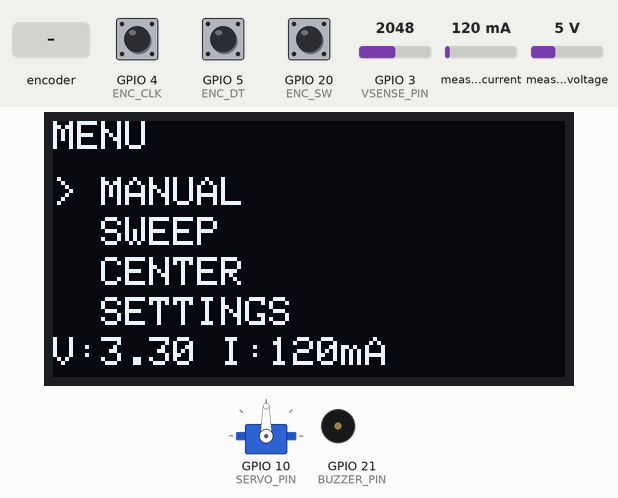
The program below on a simulated ESP32-C3. Shown: 128×64 one-colour display, servo, buzzer (waves = sounding, pin HIGH). The inputs (shaded band) are chosen by the test bench; at power-on: GPIO 3 (VSENSE_PIN) = 2048, GPIO 20 (ENC_SW) HIGH, measured current 120 mA, GPIO 4 (ENC_CLK) HIGH, GPIO 5 (ENC_DT) HIGH, measured voltage 5 V (analog values on the 0–4095 scale). EEPROM starts erased.

Above: at 1.2 s.
1.3 s: GPIO 3 (VSENSE_PIN) set to 2752
At 1.56 s:
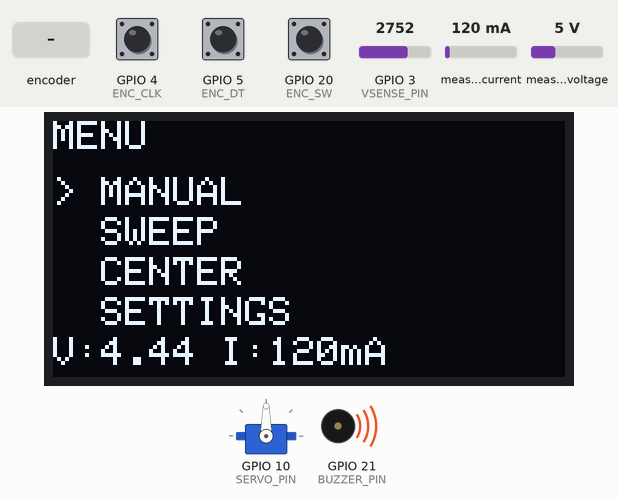
3.5 s: GPIO 3 (VSENSE_PIN) set to 2850
At 4.7 s:
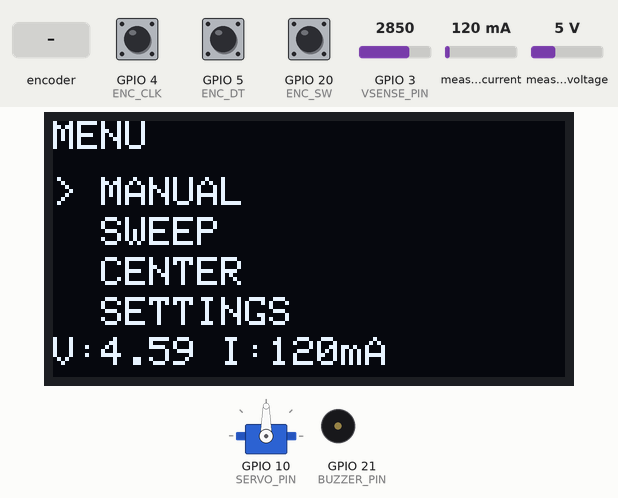
5.0 s: GPIO 20 (ENC_SW) pulled LOW for 0.15 s
At 6.1 s:
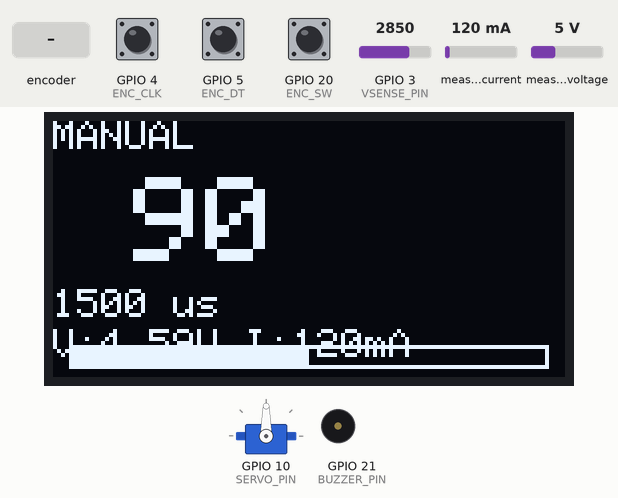
6.6 s: measured current set to 767 mA
At 7.4 s:
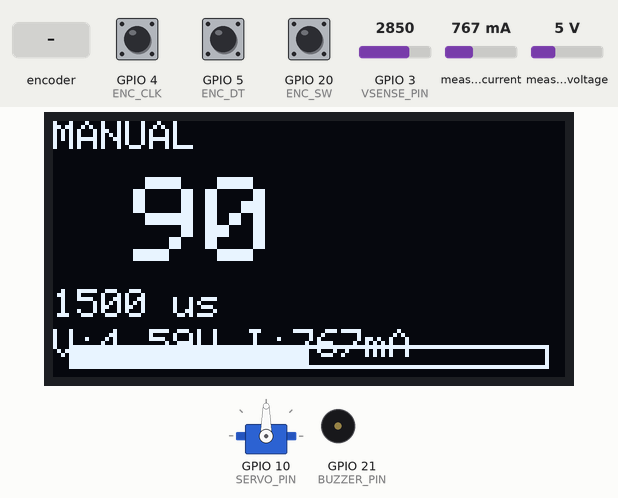
8.1 s: measured current set to 819 mA
At 8.84 s:
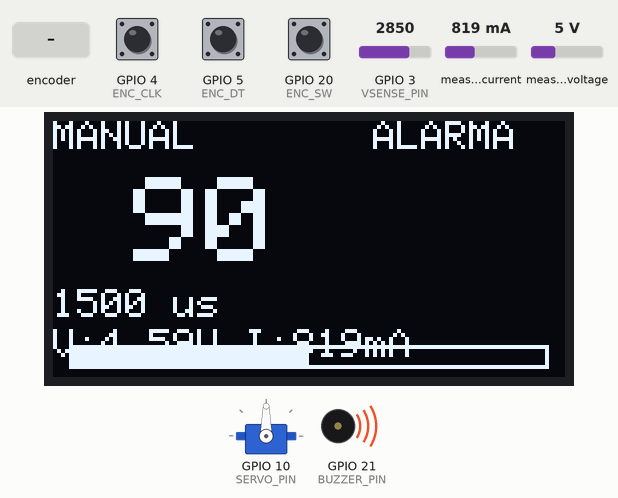
10.4 s: rotary encoder on GPIO 4 (ENC_CLK) / GPIO 5 (ENC_DT) turned 1 step (first pin leading)
At 10.88 s:
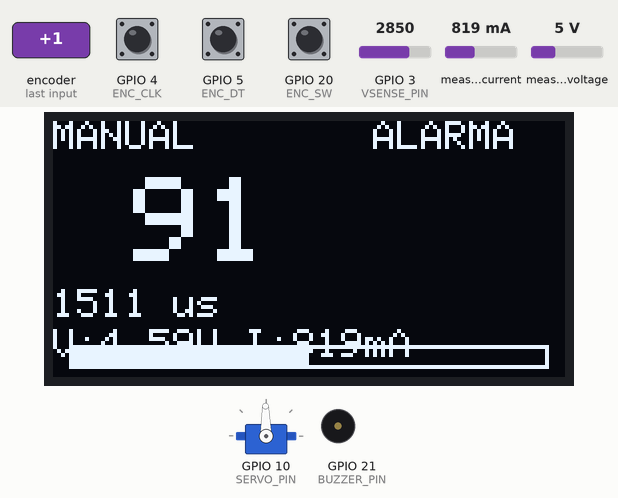
Timing chart, 0 to 13.1 s (numbered marks = the images above; inputs shaded):
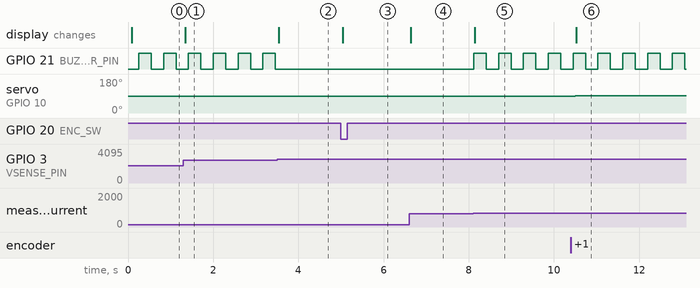

Measured:
- the behaviour switches between 2792 and 2793 on GPIO 3 (VSENSE_PIN) (found by bisection; images 1 and 2)
- the behaviour switches between 800 and 801 mA on measured current (found by bisection; images 4 and 5)
- after the input at 1.3 s, the display: changes after 0.05 s (image 1)
- after the input at 3.5 s, GPIO 21 (BUZZER_PIN): stops changing and stays LOW; the display: changes at once (image 2)
- after the input at 5.0 s, the display: changes at once (image 3)
- after the input at 6.6 s, the display: changes at once (image 4)
- after the input at 8.1 s, GPIO 21 (BUZZER_PIN): alternates HIGH for 0.29 s and LOW for 0.29 s, starting at once; the display: changes at once (image 5)
- after the input at 10.4 s, servo on GPIO 10 (SERVO_PIN): 90° → 91° after 0.10 s; the display: changes after 0.12 s (image 6)

The program:

main.cpp
```cpp
/*
 * Servo Tester (Nivel 2) for ESP32-C3 Super Mini
 * -------------------------------------------------
 * EXTENDS Nivel 1: same architecture (MENU / MANUAL / SWEEP / CENTER / SETTINGS,
 * encoder interrupt, OLED, servo, Preferences) PLUS an ANALYZER:
 *   - Servo supply voltage via a 10k/10k resistor divider on ADC1 (GPIO3).
 *   - Bus current + power via an INA219 in series with the servo 5 V line (I2C).
 *   - Overcurrent / low-voltage alarm shown on the OLED and sounded on a buzzer.
 *
 * ENCODER CHOICE (unchanged from L1):
 *   CHANGE-interrupt on CLK, reads DT, timestamp debounce. Rock-solid on the C3,
 *   zero dependency risk. One detent == +/-1 degree (or +/-10 us / +/-50 mA).
 *
 * V-SENSE PIN CHOICE:
 *   We use GPIO3 (ADC1 ch3) as specified. The C3 Super Mini routes GPIO1/3 to the
 *   onboard CH340 USB-UART, which has a weak pull-up to 3.3 V. With a 10k/10k
 *   divider the Thevenin source resistance is 5k, so a tens-of-kOhm board pull-up
 *   only adds a small, fairly constant offset. That offset is removed by the
 *   one-point calibration constant `vCal` (see README section 7). If you need
 *   maximum accuracy, move the divider to GPIO1 (same situation) or cut the
 *   CH340 pull-up; functionally either is fine.
 *
 * DEBUG NOTE (unchanged from L1):
 *   Serial is UART0 (GPIO1/3); not exposed on USB. All feedback is on the OLED.
 */

#include <Arduino.h>
#include <Wire.h>
#include <Adafruit_GFX.h>
#include <Adafruit_SSD1306.h>
#include <ESP32Servo.h>
#include <Preferences.h>
#include <Adafruit_INA219.h>

// ----------------------------- Pinout (3.3 V logic) -------------------------
#define OLED_SDA   6
#define OLED_SCL   7
#define SERVO_PIN  10
#define ENC_CLK    4
#define ENC_DT     5
#define ENC_SW     20
#define VSENSE_PIN 3      // ADC1 ch3, 10k/10k divider from servo 5 V rail
#define BUZZER_PIN 21     // active-high piezo buzzer

// ----------------------------- OLED object ----------------------------------
#define SCREEN_W 128
#define SCREEN_H 64
Adafruit_SSD1306 display(SCREEN_W, SCREEN_H, &Wire, -1);

// ----------------------------- Servo ----------------------------------------
Servo servo;

// ----------------------------- INA219 (analyzer) ----------------------------
Adafruit_INA219 ina219;           // default address 0x40

// ----------------------------- Settings (persisted) -------------------------
// Angle domain fixed at 0..180 deg. minUs/maxUs = pulse at 0/180 deg.
// centerAngle = angle held in CENTER. iThresh = overcurrent alarm (mA).
// vCal = calibration multiplier for the V divider.
Preferences prefs;
int   minUs       = 500;    // pulse width (us) at 0 deg
int   maxUs       = 2500;   // pulse width (us) at 180 deg
int   centerAngle    = 90;     // angle held in CENTER mode
int   sweepDurationSec = 3;   // sweep one-way duration in seconds (1-9)
int   iThresh     = 800;    // overcurrent threshold (mA)
float vCal        = 1.0;    // divider calibration constant

const int minAng = 0;
const int maxAng = 180;

// ----------------------------- Encoder (interrupt based) --------------------
volatile int  encoderDelta = 0;
volatile unsigned long lastEncMs = 0;
volatile bool buttonFlag = false;
volatile unsigned long lastBtnMs = 0;

// ----------------------------- State machine --------------------------------
enum Mode { MENU, MANUAL, SWEEP, CENTER, SETTINGS };
Mode mode = MENU;
const char* modeNames[] = { "MENU", "MANUAL", "SWEEP", "CENTER", "SETTINGS" };

int menuIndex = 0;
const int MENU_COUNT = 4;

// SETTINGS sub-fields: 0=minUs, 1=maxUs, 2=center, 3=sweep, 4=iThresh
int settingField = 0;
const int SETTINGS_FIELDS = 5;

int angle = 90;

// ----------------------------- Analyzer sample ------------------------------
float vServo = 0.0;   // supply voltage from divider (V)
float iServo = 0.0;   // current from INA219 (mA)
float pServo = 0.0;   // power = V * I (W)
bool  alarmOn  = false; // overcurrent or low voltage

// ----------------------------- ISRs -----------------------------------------
void IRAM_ATTR encoderISR() {
  unsigned long now = millis();
  if (now - lastEncMs < 5) return;     // 5 ms timestamp debounce
  lastEncMs = now;
  int clk = digitalRead(ENC_CLK);
  if (clk == HIGH) {                   // count on rising edge of CLK
    int dt = digitalRead(ENC_DT);
    encoderDelta += (dt == LOW) ? 1 : -1;   // CW vs CCW
  }
}

void IRAM_ATTR buttonISR() {
  unsigned long now = millis();
  if (now - lastBtnMs < 50) return;    // 50 ms debounce
  lastBtnMs = now;
  buttonFlag = true;
}

// ----------------------------- Helpers --------------------------------------
int angleToUs(int a) {
  a = constrain(a, minAng, maxAng);
  return (int)map((long)a, minAng, maxAng, minUs, maxUs);
}

int sweepAngle() {
  unsigned long period = (unsigned long)sweepDurationSec * 1000;
  unsigned long t = millis();
  unsigned long phase = t % (2 * period);
  int a;
  if (phase < period) a = (int)map((long)phase, 0, (long)period, 0, 180);
  else               a = (int)map((long)phase, (long)period, 2 * (long)period, 180, 0);
  return constrain(a, 0, 180);
}

void loadSettings() {
  prefs.begin("servotester", true);   // read-only
  minUs       = prefs.getUInt("minUs", 500);
  maxUs       = prefs.getUInt("maxUs", 2500);
  centerAngle = prefs.getUInt("center", 90);
  sweepDurationSec = prefs.getUInt("sweepDur", 3);
  iThresh     = prefs.getUInt("iThresh", 800);
  vCal        = prefs.getFloat("vCal", 1.0);
  prefs.end();
  minUs       = constrain(minUs, 400, 1500);
  maxUs       = constrain(maxUs, 1500, 2600);
  centerAngle = constrain(centerAngle, 0, 180);
  sweepDurationSec = constrain(sweepDurationSec, 1, 9);
  iThresh     = constrain(iThresh, 100, 5000);
  if (vCal <= 0.0 || isnan(vCal)) vCal = 1.0;
}

void saveSettings() {
  prefs.begin("servotester", false);  // read-write
  prefs.putUInt("minUs",   (unsigned int)minUs);
  prefs.putUInt("maxUs",   (unsigned int)maxUs);
  prefs.putUInt("center",  (unsigned int)centerAngle);
  prefs.putUInt("sweepDur",(unsigned int)sweepDurationSec);
  prefs.putUInt("iThresh", (unsigned int)iThresh);
  prefs.putFloat("vCal",   vCal);
  prefs.end();
}

// Read the servo supply voltage from the 10k/10k divider on GPIO3.
// Vservo = adc * (3.3/4095) * 2.0, corrected by the calibration constant.
float readVservo() {
  int raw = analogRead(VSENSE_PIN);
  float v = raw * (3.3f / 4095.0f) * 2.0f * vCal;
  return v;
}

// Read current (mA) and bus voltage (V) from the INA219; derive power (W).
void readINA219() {
  float busV = ina219.getBusVoltage_V();
  iServo = ina219.getCurrent_mA();
  pServo = busV * (iServo / 1000.0f);
}

// Buzzer driver: beep while alarm is active, silent otherwise.
void updateBuzzer() {
  static unsigned long lastBeep = 0;
  static bool beepState = false;
  if (alarmOn) {
    if (millis() - lastBeep > 250) {   // ~2 Hz beep
      lastBeep = millis();
      beepState = !beepState;
      digitalWrite(BUZZER_PIN, beepState);
    }
  } else {
    digitalWrite(BUZZER_PIN, LOW);
    beepState = false;
  }
}

// Evaluate the analyzer alarm conditions.
void updateAlarm() {
  alarmOn = (iServo > (float)iThresh) || (vServo < 4.5f);
}

// ----------------------------- Input handling -------------------------------
void handleInput() {
  noInterrupts();
  int d = encoderDelta;
  encoderDelta = 0;
  interrupts();

  if (d != 0) {
    switch (mode) {
      case MENU:
        menuIndex = constrain(menuIndex + d, 0, MENU_COUNT - 1);
        break;
      case MANUAL:
        angle = constrain(angle + d, minAng, maxAng);
        break;
      case SETTINGS:
        if (settingField == 0)      minUs       = constrain(minUs + d * 10, 400, 1500);
        else if (settingField == 1) maxUs       = constrain(maxUs + d * 10, 1500, 2600);
        else if (settingField == 2) centerAngle = constrain(centerAngle + d, 0, 180);
        else if (settingField == 3) sweepDurationSec = constrain(sweepDurationSec + d, 1, 9);
        else                        iThresh     = constrain(iThresh + d * 50, 100, 5000);
        if (minUs >= maxUs) minUs = maxUs - 1;
        break;
      case SWEEP:
        sweepDurationSec = constrain(sweepDurationSec + d, 1, 9);
        saveSettings();
        break;
      default:
        break; // CENTER ignore the encoder
    }
  }

  noInterrupts();
  bool b = buttonFlag;
  buttonFlag = false;
  interrupts();

  if (b) {
    switch (mode) {
      case MENU:
        if      (menuIndex == 0) mode = MANUAL;
        else if (menuIndex == 1) mode = SWEEP;
        else if (menuIndex == 2) mode = CENTER;
        else if (menuIndex == 3) { mode = SETTINGS; settingField = 0; }
        break;
      case MANUAL:
      case SWEEP:
      case CENTER:
        mode = MENU;
        break;
      case SETTINGS:
        settingField++;
        if (settingField >= SETTINGS_FIELDS) {
          saveSettings();
          mode = MENU;
        }
        break;
    }
  }
}

// ----------------------------- Rendering -------------------------------------
void drawGauge(int ang) {
  int x = 4, y = 56, w = SCREEN_W - 8, h = 6;
  display.drawRect(x, y, w, h, WHITE);
  int fill = map(constrain(ang, 0, 180), 0, 180, 0, w);
  display.fillRect(x, y, fill, h, WHITE);
}

// Analyzer-aware servo screen: angle, pulse, gauge, V/I rows, alarm flag.
void drawServo(const char* label, int ang) {
  display.clearDisplay();
  display.setTextSize(1);
  display.setTextColor(WHITE);
  display.setCursor(0, 0);
  display.print(label);

  // Alarm indicator at top-right.
  if (alarmOn) {
    display.setCursor(80, 0);
    display.print("ALARMA");
  }

  display.setTextSize(3);
  display.setCursor(20, 14);
  display.print(ang);

  display.setTextSize(1);
  display.setCursor(0, 42);
  display.print(angleToUs(ang));
  display.print(" us");

  display.setCursor(0, 42 + 10);
  display.print("V:");
  display.print(vServo, 2);
  display.print("V I:");
  display.print((int)iServo);
  display.print("mA");

  drawGauge(ang);
  display.display();
}

void drawMenu() {
  display.clearDisplay();
  display.setTextSize(1);
  display.setTextColor(WHITE);
  display.setCursor(0, 0);
  display.println("MENU");

  const char* items[] = { "MANUAL", "SWEEP", "CENTER", "SETTINGS" };
  for (int i = 0; i < MENU_COUNT; i++) {
    display.setCursor(0, 14 + i * 10);
    display.print(i == menuIndex ? "> " : "  ");
    display.println(items[i]);
  }
  // Analyzer line at the bottom of the menu.
  display.setCursor(0, 54);
  display.print("V:");
  display.print(vServo, 2);
  display.print(" I:");
  display.print((int)iServo);
  display.print("mA");
  display.display();
}

void drawSettings() {
  display.clearDisplay();
  display.setTextSize(1);
  display.setTextColor(WHITE);
  display.setCursor(0, 0);
  display.println("SETTINGS");

  display.print(settingField == 0 ? " >" : "  ");
  display.print("minUs : "); display.println(minUs);
  display.print(settingField == 1 ? " >" : "  ");
  display.print("maxUs : "); display.println(maxUs);
  display.print(settingField == 2 ? " >" : "  ");
  display.print("center: "); display.println(centerAngle);
  display.print(settingField == 3 ? " >" : "  ");
  display.print("sweep : "); display.print(sweepDurationSec); display.println("s");
  display.print(settingField == 4 ? " >" : "  ");
  display.print("iThrsh: "); display.print(iThresh); display.println("mA");

  display.setCursor(0, 56);
  display.println("SW=next  turn=edit");
  display.display();
}

// ----------------------------- Setup -----------------------------------------
void setup() {
  Serial.begin(115200);                 // UART0 only; NOT visible over USB

  pinMode(BUZZER_PIN, OUTPUT);
  digitalWrite(BUZZER_PIN, LOW);

  // ADC for the V divider: 12-bit, full 0..3.3 V range.
  analogReadResolution(12);
  analogSetAttenuation(ADC_11db);
  pinMode(VSENSE_PIN, INPUT);

  Wire.begin(OLED_SDA, OLED_SCL);

  if (!display.begin(SSD1306_SWITCHCAPVCC, 0x3C)) {
    while (true) { delay(1000); }      // No OLED: fault obvious on the bench.
  }
  display.clearDisplay();
  display.display();

  // INA219 on the same I2C bus (address 0x40). Halt if missing so the bench
  // fault is clear. 32 V / 2 A calibration covers standard hobby servos.
  if (!ina219.begin(&Wire)) {
    display.clearDisplay();
    display.setCursor(0, 0);
    display.println("INA219 ??");
    display.display();
    while (true) { delay(1000); }
  }
  ina219.setCalibration_32V_2A();

  loadSettings();
  servo.attach(SERVO_PIN, minUs, maxUs);

  pinMode(ENC_CLK, INPUT_PULLUP);
  pinMode(ENC_DT,  INPUT_PULLUP);
  pinMode(ENC_SW,  INPUT_PULLUP);
  attachInterrupt(digitalPinToInterrupt(ENC_CLK), encoderISR, CHANGE);
  attachInterrupt(digitalPinToInterrupt(ENC_SW),  buttonISR, FALLING);
}

// ----------------------------- Loop ------------------------------------------
void loop() {
  handleInput();

  // Sample the analyzer every frame.
  vServo = readVservo();
  readINA219();
  updateAlarm();
  updateBuzzer();

  int driveAngle = angle;
  switch (mode) {
    case MANUAL:   driveAngle = angle;       break;
    case CENTER:   driveAngle = centerAngle; angle = centerAngle; break;
    case SWEEP:    driveAngle = sweepAngle(); angle = driveAngle; break;
    case SETTINGS: driveAngle = angle;       break;
    case MENU:     driveAngle = -1;          break;
  }

  if (mode != MENU) {
    servo.writeMicroseconds(angleToUs(driveAngle));
  }

  switch (mode) {
    case MENU:    drawMenu();                        break;
    case MANUAL:  drawServo("MANUAL", angle);        break;
    case SWEEP:   drawServo("SWEEP", sweepAngle());   break;
    case CENTER:  drawServo("CENTER", centerAngle);   break;
    case SETTINGS: drawSettings();                   break;
  }

  delay(20); // ~50 Hz UI refresh, headroom for servo timing
}
```
